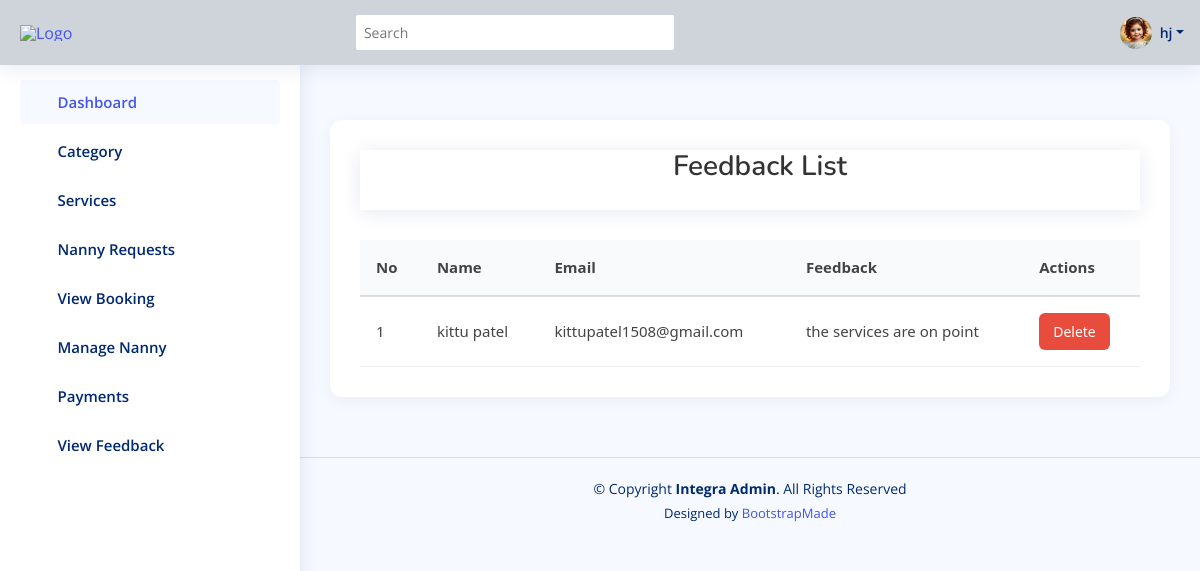
The page /admin_app/view_feedback/ (signed in) on the database its author committed.
### nm_app/models.py (models this page shows)
class User(AbstractUser):
    phone = models.IntegerField(null=True,blank=True)
    address = models.TextField(null=True,blank=True)
    role = models.CharField(max_length=255,null=True,blank=True,default="customer")
    profile =models.ImageField(null=True,blank=True)
    skills = models.TextField(null=True,blank=True)
    adhar_pan = models.ImageField(null=True,blank=True)
    certificate = models.ImageField(null=True,blank=True)
    is_verify = models.BooleanField(default=False)
    speciality = models.CharField(max_length=255,null=True,blank=True)
    expirience = models.IntegerField(null=True,blank=True)

class feedback(models.Model):
    name = models.CharField(max_length=50)
    email = models.EmailField()
    feedback = models.TextField()

### admin_app/views.py (the view)
# urls.py: path('view_feedback/',views.view_feedback,name="view_feedback"),
@login_required(login_url='user_login')
def view_feedback(request):
    feedback_list = feedback.objects.all().order_by('-id')  # or '-created_at' if added
    context = {'data': feedback_list}
    return render(request, 'adminapp/view-feedback.html', context)

### templates/adminapp/view-feedback.html (shortened to what this page needs)
{% extends "adminapp/master.html" %}
{% load static %}
{% block content %}
<div class="container">
    <div class="header">
        <h1>Feedback List</h1>
    </div>
    {% if data %}
    <table>
        <thead>
            <tr>
                <th>No</th>
                <th>Name</th>
                <th>Email</th>
                <th>Feedback</th>
                <th>Actions</th>
            </tr>
        </thead>
        <tbody>
            {% for item in data %}
            <tr>
                <td>{{ forloop.counter }}</td>
                <td>{{ item.name }}</td>
                <td>{{ item.email }}</td>
                <td>{{ item.feedback|truncatewords:20 }}</td>
                <td>
                    <button class="btn btn-decline" onclick="handleAction('decline', '{{ item.id }}')">delete</button>
                </td>
            </tr>
            {% endfor %}
        </tbody>
    </table>
    {% else %}
        <div class="no-feedback">No feedback available.</div>
    {% endif %}
</div>
{% endblock %}

### templates/adminapp/master.html (shortened to what this page needs)
  <!DOCTYPE html>
  <html lang="en">
  {% load static %}
  <head>
    <link href="{% static 'adminapp/assets/vendor/bootstrap/css/bootstrap.min.css' %}" rel="stylesheet">
    <link href="{% static 'adminapp/assets/vendor/bootstrap-icons/bootstrap-icons.css' %}" rel="stylesheet">
    <link href="{% static 'adminapp/assets/vendor/boxicons/css/boxicons.min.css' %}" rel="stylesheet">
    <link href="{% static 'adminapp/assets/vendor/quill/quill.snow.css' %}" rel="stylesheet">
    <link href="{% static 'adminapp/assets/vendor/quill/quill.bubble.css' %}" rel="stylesheet">
    <link href="{% static 'adminapp/assets/vendor/remixicon/remixicon.css' %}" rel="stylesheet">
    <link href="{% static 'adminapp/assets/vendor/simple-datatables/style.css' %}" rel="stylesheet">
    <link href="{% static 'adminapp/assets/css/style.css' %}" rel="stylesheet">
  </head>
  <body>
    <header id="header" class="header fixed-top d-flex align-items-center bg-dark-subtle" style="height: 65px;">
      <div class="d-flex align-items-center justify-content-between">
        <a href="{% url 'adminindexview' %}" class="logo d-flex align-items-center">
          <img src="{% static 'adminapp/assets/img/logo1.png' %}" alt="Logo">
        </a>
        <i class="bi bi-list toggle-sidebar-btn"></i>
      </div>
      <div class="search-bar">
        <form class="search-form d-flex align-items-center" method="POST" action="#">
          <input type="text" name="query" placeholder="Search" title="Enter search keyword">
          <button type="submit" title="Search"><i class="bi bi-search"></i></button>
        </form>
      </div>
      <nav class="header-nav ms-auto">
        <ul class="d-flex align-items-center">
          <li class="nav-item dropdown pe-3">
            <a class="nav-link nav-profile d-flex align-items-center pe-0" href="#" data-bs-toggle="dropdown">
              {% if request.user.profile %}
                <img src="{{ request.user.profile.url }}" alt="Profile" class="rounded-circle" width="32" height="32">
              {% else %}
                <img src="{% static 'adminapp/assets/img/default-profile.jpg' %}" alt="Default Profile" class="rounded-circle" width="32" height="32">
              {% endif %}
              <span class="d-none d-md-block dropdown-toggle ps-2">{{ request.user.first_name }}</span>
            </a>
          </li>
        </ul>
      </nav>
    </header>
    <aside id="sidebar" class="sidebar">
      <ul class="sidebar-nav" id="sidebar-nav">
        <li class="nav-item">
          <a class="nav-link " href="{% url 'adminindexview' %}">
            <i class="bi bi-grid"></i>
            <span>Dashboard</span>
          </a>
        </li>
<li class="nav-item">
  <a class="nav-link collapsed" data-bs-target="#category-nav" data-bs-toggle="collapse" href="#">
    <i class="bi bi-tags"></i><span>Category</span><i class="bi bi-chevron-down ms-auto"></i>
  </a>
</li>
<li class="nav-item">
  <a class="nav-link collapsed" data-bs-target="#services-nav" data-bs-toggle="collapse" href="#">
    <i class="bi bi-gear-wide-connected"></i><span>Services</span><i class="bi bi-chevron-down ms-auto"></i>
  </a>
</li>
<li class="nav-item">
  <a class="nav-link collapsed" href="{% url 'nanny_requests' %}">
    <i class="bi bi-people-fill"></i><span>Nanny Requests</span>
  </a>
</li>
<li class="nav-item">
  <a class="nav-link collapsed" href="{% url 'Service_Requests' %}">
    <i class="bi bi-card-checklist"></i><span>View Booking</span>
  </a>
</li>
<li class="nav-item">
  <a class="nav-link collapsed" href="{% url 'manage_nanny' %}">
    <i class="bi bi-person-badge"></i><span>Manage Nanny</span>
  </a>
</li>
<li class="nav-item">
  <a class="nav-link collapsed" data-bs-target="#payments-nav" data-bs-toggle="collapse" href="#">
    <i class="bi bi-wallet2"></i><span>Payments</span><i class="bi bi-chevron-down ms-auto"></i>
  </a>
</li>
        <li class="nav-item">
          <a class="nav-link collapsed" href="{% url 'view_feedback' %}">
            <i class="bi bi-chat-dots"></i><span>View Feedback</span>
          </a>
        </li>
      </ul>
    </aside>
    <main id="main" class="main">
      {% block content %}
      {% endblock %}
    </main>
    <footer id="footer" class="footer">
      <div class="copyright">
        &copy; Copyright <strong><span>Integra Admin</span></strong>. All Rights Reserved
      </div>
      <div class="credits">
        Designed by <a href="https://bootstrapmade.com/">BootstrapMade</a>
      </div>
    </footer>
  </body>
  </html>

### static/adminapp/assets/css/style.css (style rules this page uses)
:root { scroll-behavior: smooth; }
body { font-family: "Open Sans", sans-serif; background: #f6f9ff; color: #444444; }
a { color: #4154f1; text-decoration: none; }
h1, h2, h3, h4, h5, h6 { font-family: "Nunito", sans-serif; }
#main { margin-top: 60px; padding: 20px 30px; transition: all 0.3s; }
.logo { line-height: 1; }
@media (min-width: 1200px) { .logo { width: 280px; } }
.logo img { max-height: 26px; margin-right: 6px; }
.header { transition: all 0.5s; z-index: 997; height: 60px; box-shadow: 0px 2px 20px rgba(1, 41, 112, 0.1); background-color: #fff; padding-left: 20px; }
.header .toggle-sidebar-btn { font-size: 32px; padding-left: 10px; cursor: pointer; color: #012970; }
.header .search-bar { min-width: 360px; padding: 0 20px; }
.header .search-form { width: 100%; }
.header .search-form input { border: 0; font-size: 14px; color: #012970; border: 1px solid rgba(1, 41, 112, 0.2); padding: 7px 38px 7px 8px; border-radius: 3px; transition: 0.3s; width: 100%; }
.header .search-form button { border: 0; padding: 0; margin-left: -30px; background: none; }
.header .search-form button i { color: #012970; }
.header-nav ul { list-style: none; }
.header-nav>ul { margin: 0; padding: 0; }
.header-nav .nav-profile { color: #012970; }
.header-nav .nav-profile img { max-height: 36px; }
.header-nav .nav-profile span { font-size: 14px; font-weight: 600; }
.sidebar { position: fixed; top: 60px; left: 0; bottom: 0; width: 300px; z-index: 996; transition: all 0.3s; padding: 20px; overflow-y: auto; scrollbar-width: thin; scrollbar-color: #aab7cf transparent; box-shadow: 0px 0px 20px rgba(1, 41, 112, 0.1); background-color: #fff; }
@media (min-width: 1200px) { #main, #footer { margin-left: 300px; } }
.sidebar-nav { padding: 0; margin: 0; list-style: none; }
.sidebar-nav li { padding: 0; margin: 0; list-style: none; }
.sidebar-nav .nav-item { margin-bottom: 5px; }
.sidebar-nav .nav-link { display: flex; align-items: center; font-size: 15px; font-weight: 600; color: #4154f1; transition: 0.3; background: #f6f9ff; padding: 10px 15px; border-radius: 4px; }
.sidebar-nav .nav-link i { font-size: 16px; margin-right: 10px; color: #4154f1; }
.sidebar-nav .nav-link.collapsed { color: #012970; background: #fff; }
.sidebar-nav .nav-link.collapsed i { color: #899bbd; }
.sidebar-nav .nav-link .bi-chevron-down { margin-right: 0; transition: transform 0.2s ease-in-out; }
.footer { padding: 20px 0; font-size: 14px; transition: all 0.3s; border-top: 1px solid #cddfff; }
.footer .copyright { text-align: center; color: #012970; }
.footer .credits { padding-top: 5px; text-align: center; font-size: 13px; color: #012970; }

### templates/adminapp/master.html (style rules this page uses)
.logo img { max-height: 70px; margin-right: 6px; }

### templates/adminapp/view-feedback.html (style rules this page uses)
.container { max-width: 1100px; margin: 40px auto; background-color: #ffffff; padding: 30px; border-radius: 12px; box-shadow: 0 4px 16px rgba(0, 0, 0, 0.05); font-family: "Segoe UI", Tahoma, Geneva, Verdana, sans-serif; }
.header { text-align: center; margin-bottom: 30px; }
.header h1 { font-size: 28px; color: #333; margin-bottom: 10px; font-weight: 600; }
table { width: 100%; border-collapse: collapse; }
table thead { background-color: #f9fafb; border-bottom: 2px solid #ddd; }
table th, table td { text-align: left; padding: 16px; font-size: 15px; }
table tbody tr { border-bottom: 1px solid #eee; }
.btn { padding: 8px 14px; font-size: 14px; border-radius: 6px; border: none; cursor: pointer; transition: background-color 0.3s ease; text-transform: capitalize; }
.btn-decline { background-color: #e74c3c; color: white; }

### rows shown on the page
User: user.profile (picture), user.first_name "hj"
feedback: name "kittu patel", email "kittupatel1508@gmail.com", feedback "the services are on point"
